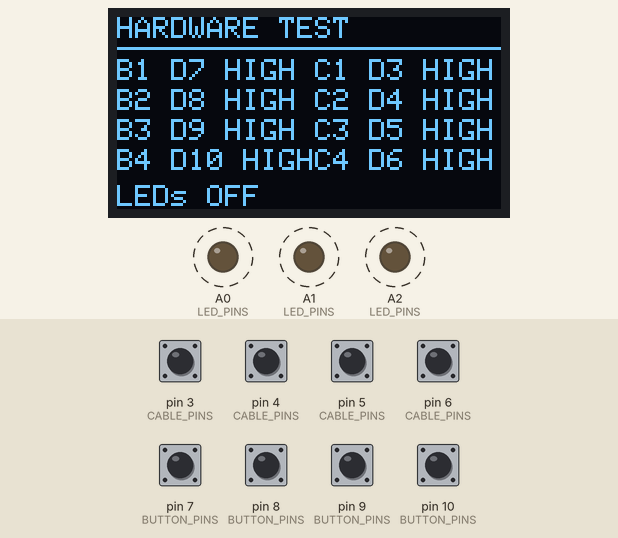
Simulated run of this program. Board: Arduino Nano, built with avr-gcc and run on an emulated ATmega328P. Shown: 128×64 one-colour display, output pins drawn as LEDs (lit = HIGH). Dashed ring = blinking. The inputs (shaded band) are chosen by the test bench; at power-on: pin 3 (CABLE_PINS), pin 4 (CABLE_PINS), pin 5 (CABLE_PINS), pin 6 (CABLE_PINS), pin 7 (BUTTON_PINS), pin 8 (BUTTON_PINS), pin 9 (BUTTON_PINS), pin 10 (BUTTON_PINS) HIGH.

Above: at 1.2 s.
1.3 s: pin 3 (CABLE_PINS) pulled LOW for 0.15 s
At 1.5 s:
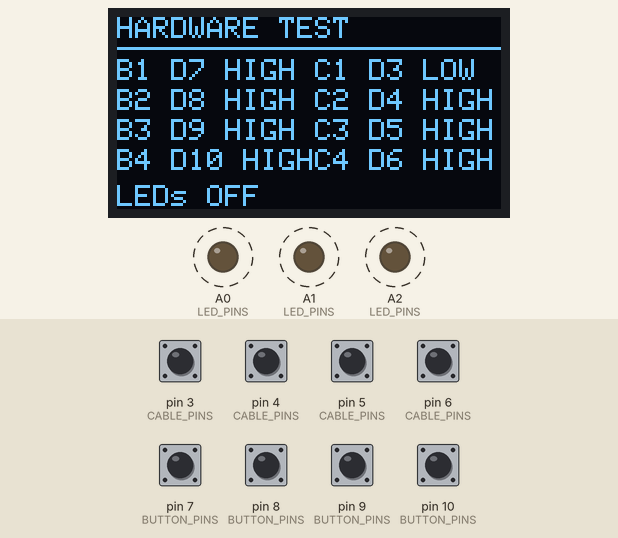
4.1 s: pin 4 (CABLE_PINS) pulled LOW for 0.15 s
5.7 s: pin 6 (CABLE_PINS) pulled LOW for 0.15 s
At 5.86 s:
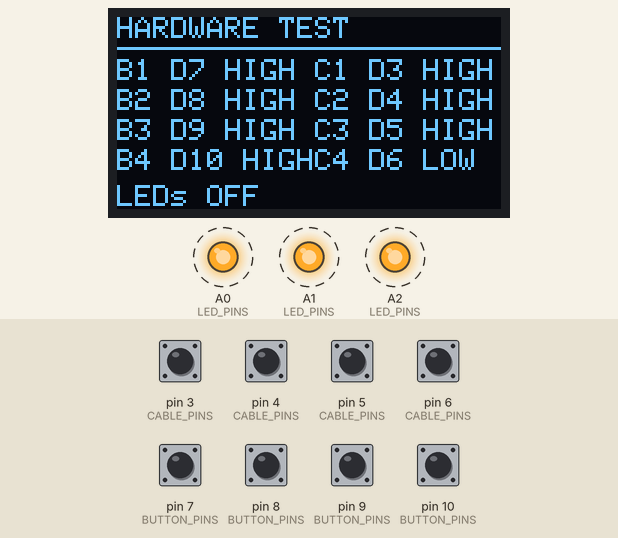
7.3 s: pin 7 (BUTTON_PINS) pulled LOW for 0.15 s
8.9 s: pin 8 (BUTTON_PINS) pulled LOW for 0.15 s
At 9.07 s:
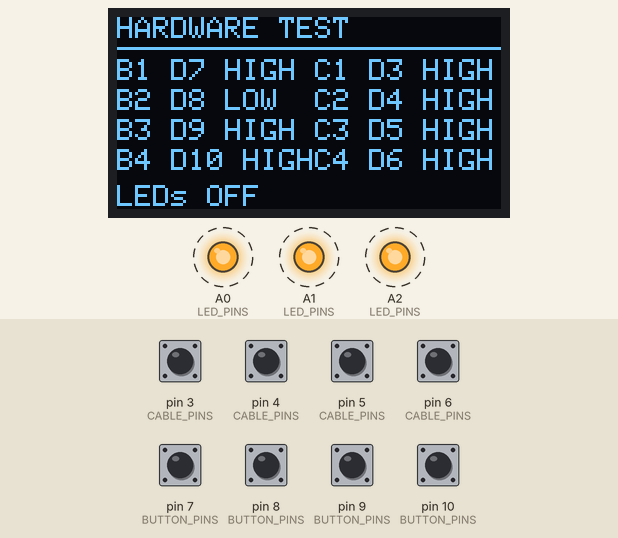
10.5 s: pin 5 (CABLE_PINS) pulled LOW for 1 s
At 11.44 s:
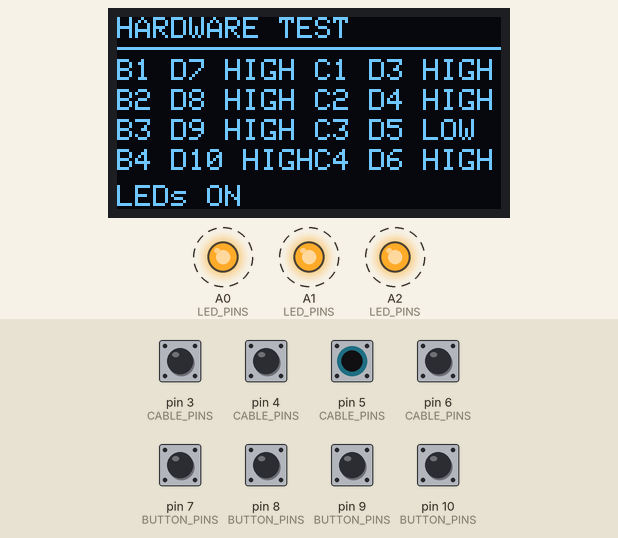
Timing chart, 0 to 14.1 s (numbered marks = the images above; inputs shaded):
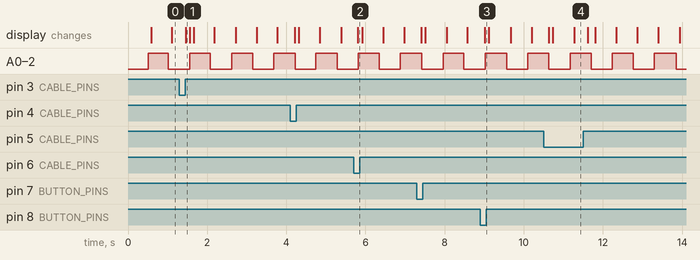

The program:

main.cpp
```cpp
#include <Arduino.h>
#include <Wire.h>
#include <stdio.h>
#include <Adafruit_GFX.h>
#include <Adafruit_SSD1306.h>

#include "GameConfig.h"

namespace {
Adafruit_SSD1306 display(
    GameConfig::DISPLAY_WIDTH,
    GameConfig::DISPLAY_HEIGHT,
    &Wire,
    GameConfig::OLED_RESET_PIN);

unsigned long countdownStartedAt = 0;
int16_t lastDisplayedSeconds = -1;

bool hardwareTestLedsOn = false;
unsigned long lastHardwareTestBlinkAt = 0;
unsigned long lastHardwareTestDrawAt = 0;

template <typename T, size_t N>
constexpr size_t arraySize(const T (&)[N]) {
  return N;
}

uint8_t secondsRemaining() {
  const unsigned long durationMs =
      static_cast<unsigned long>(GameConfig::COUNTDOWN_SECONDS) * 1000UL;
  const unsigned long elapsedMs = millis() - countdownStartedAt;

  if (elapsedMs >= durationMs) {
    return 0;
  }

  return static_cast<uint8_t>((durationMs - elapsedMs + 999UL) / 1000UL);
}

void drawCenteredCountdown(uint8_t seconds) {
  display.clearDisplay();
  display.setTextColor(SSD1306_WHITE);

  display.setTextSize(1);
  display.setCursor(0, 0);
  display.print(F("COUNTDOWN"));
  display.drawLine(
      0,
      10,
      GameConfig::DISPLAY_WIDTH - 1,
      10,
      SSD1306_WHITE);

  if (seconds == 0) {
    display.setTextSize(2);
    display.setCursor(22, 28);
    display.print(F("TIME UP"));
  } else {
    char countdownText[4];
    snprintf(countdownText, sizeof(countdownText), "%02u", seconds);

    int16_t x = 0;
    int16_t y = 0;
    uint16_t width = 0;
    uint16_t height = 0;
    display.setTextSize(4);
    display.getTextBounds(countdownText, 0, 0, &x, &y, &width, &height);

    const int16_t cursorX =
        static_cast<int16_t>((GameConfig::DISPLAY_WIDTH - width) / 2);
    const int16_t cursorY = 24;
    display.setCursor(cursorX, cursorY);
    display.print(countdownText);

    display.setTextSize(1);
    display.setCursor(42, 56);
    display.print(F("seconds"));
  }

  display.display();
}

void printHighLow(uint8_t pin) {
  display.print(digitalRead(pin) == HIGH ? F("HIGH") : F("LOW"));
}

void drawHardwareTestState() {
  display.clearDisplay();
  display.setTextColor(SSD1306_WHITE);
  display.setTextSize(1);

  display.setCursor(0, 0);
  display.print(F("HARDWARE TEST"));
  display.drawLine(
      0,
      10,
      GameConfig::DISPLAY_WIDTH - 1,
      10,
      SSD1306_WHITE);

  for (size_t index = 0; index < arraySize(GameConfig::BUTTON_PINS); ++index) {
    const int16_t y = 14 + static_cast<int16_t>(index * 10);

    display.setCursor(0, y);
    display.print(F("B"));
    display.print(index + 1);
    display.print(F(" D"));
    display.print(GameConfig::BUTTON_PINS[index]);
    display.print(F(" "));
    printHighLow(GameConfig::BUTTON_PINS[index]);

    display.setCursor(66, y);
    display.print(F("C"));
    display.print(index + 1);
    display.print(F(" D"));
    display.print(GameConfig::CABLE_PINS[index]);
    display.print(F(" "));
    printHighLow(GameConfig::CABLE_PINS[index]);
  }

  display.setCursor(0, 56);
  display.print(F("LEDs "));
  display.print(hardwareTestLedsOn ? F("ON") : F("OFF"));

  display.display();
}

void writeAllHardwareTestLeds(bool on) {
  for (size_t index = 0; index < arraySize(GameConfig::LED_PINS); ++index) {
    digitalWrite(GameConfig::LED_PINS[index], on ? HIGH : LOW);
  }
}

void setupHardwareTestMode() {
  for (size_t index = 0; index < arraySize(GameConfig::LED_PINS); ++index) {
    pinMode(GameConfig::LED_PINS[index], OUTPUT);
  }

  for (size_t index = 0; index < arraySize(GameConfig::BUTTON_PINS); ++index) {
    pinMode(GameConfig::BUTTON_PINS[index], INPUT_PULLUP);
  }

  for (size_t index = 0; index < arraySize(GameConfig::CABLE_PINS); ++index) {
    pinMode(GameConfig::CABLE_PINS[index], INPUT_PULLUP);
  }

  writeAllHardwareTestLeds(false);
}

void updateHardwareTestMode() {
  const unsigned long now = millis();

  if (now - lastHardwareTestBlinkAt >= 500UL) {
    lastHardwareTestBlinkAt = now;
    hardwareTestLedsOn = !hardwareTestLedsOn;
    writeAllHardwareTestLeds(hardwareTestLedsOn);
  }

  if (now - lastHardwareTestDrawAt >= 100UL) {
    lastHardwareTestDrawAt = now;
    drawHardwareTestState();
  }
}

void beep() {
  if (!GameConfig::BUZZER_ENABLED) {
    return;
  }

  tone(
      GameConfig::BEEPER_PIN,
      GameConfig::BEEP_FREQUENCY_HZ,
      GameConfig::BEEP_DURATION_MS);
}
} // namespace

void setup() {
  if (GameConfig::BUZZER_ENABLED) {
    pinMode(GameConfig::BEEPER_PIN, OUTPUT);
  }

  if (GameConfig::HARDWARE_TEST_MODE) {
    setupHardwareTestMode();
  }

  if (!display.begin(SSD1306_SWITCHCAPVCC, GameConfig::OLED_I2C_ADDRESS)) {
    while (true) {
      beep();
      delay(1000);
    }
  }

  if (GameConfig::HARDWARE_TEST_MODE) {
    drawHardwareTestState();
    return;
  }

  countdownStartedAt = millis();
}

void loop() {
  if (GameConfig::HARDWARE_TEST_MODE) {
    updateHardwareTestMode();
    delay(10);
    return;
  }

  const uint8_t seconds = secondsRemaining();

  if (seconds != lastDisplayedSeconds) {
    lastDisplayedSeconds = seconds;
    drawCenteredCountdown(seconds);

    if (seconds > 0) {
      beep();
    }
  }

  delay(10);
}
```

GameConfig.h
```cpp
#ifndef GAME_CONFIG_H
#define GAME_CONFIG_H

#include <Arduino.h>

namespace GameConfig {
constexpr uint8_t BEEPER_PIN = 2; // D2
constexpr bool BUZZER_ENABLED = false;

constexpr uint8_t CABLE_PINS[] = {3, 4, 5, 6}; // D3-D6
constexpr uint8_t BUTTON_PINS[] = {7, 8, 9, 10}; // D7-D10
constexpr uint8_t LED_PINS[] = {A0, A1, A2};

constexpr bool HARDWARE_TEST_MODE = true;

constexpr uint8_t STARTING_LIVES = 3;
constexpr uint8_t COUNTDOWN_SECONDS = 30;
constexpr uint16_t BEEP_FREQUENCY_HZ = 1200;
constexpr uint16_t BEEP_DURATION_MS = 80;

constexpr uint8_t DISPLAY_WIDTH = 128;
constexpr uint8_t DISPLAY_HEIGHT = 64;
constexpr uint8_t OLED_I2C_ADDRESS = 0x3C;
constexpr int8_t OLED_RESET_PIN = -1;
} // namespace GameConfig

#endif
```

Measured:
- after the input at 1.3 s, the display: changes after 0.16 s (image 1)
- after the input at 5.7 s, the display: changes after 0.11 s (image 2)
- after the input at 8.9 s, the display: changes after 0.11 s (image 3)
- after the input at 10.5 s, the display: changes after 0.13 s (image 4)
- by itself, A0 (LED_PINS), A1 (LED_PINS), A2 (LED_PINS): alternates HIGH for 0.53 s and LOW for 0.54 s
